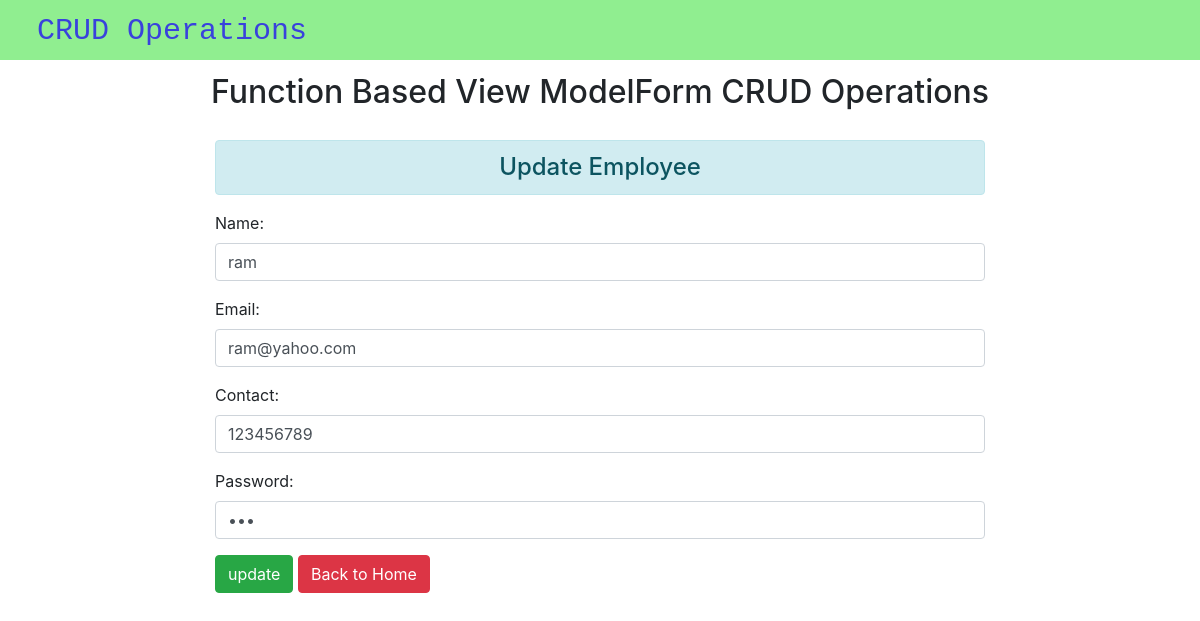
The page /update/14/ on the database its author committed.
### app/models.py (models this page shows)
class EmployeeModel(models.Model):
    name = models.CharField(max_length=50)
    email = models.EmailField(max_length=50,unique=True)
    contact = models.IntegerField(unique=True)
    password = models.CharField(max_length=30)

### app/views.py (the view)
# urls.py: path('update/<int:id>/',views.update,name='update'),
def update(request,id):
    if request.method == 'POST':
        up = EmployeeModel.objects.get(pk=id)
        fo = Employee(request.POST,instance=up)
        if fo.is_valid():
            fo.save()
    else:
        up = EmployeeModel.objects.get(pk=id)
        fo = Employee(instance=up)
    return render(request,'update.html',{'form':fo})

### app/forms.py
class Employee(forms.ModelForm):
    class Meta:
        model= EmployeeModel
        fields = "__all__"
        widgets = {
            'name': forms.TextInput(attrs={'class':'form-control'}),
            'email': forms.EmailInput(attrs={'class':'form-control'}),
            'contact': forms.NumberInput(attrs={'class':'form-control'}),
            'password': forms.PasswordInput(render_value=True,attrs={'class':'form-control'}),
        }

### templates/update.html (shortened to what this page needs)
{% extends 'common.html' %}
 {% block balu %}
     <div class="row">
     <div class="col-sm-8 offset-2">
          <h4 class="text-center alert alert-info">Update Employee </h4>
     <form action="" method="post">
     {{ form.as_p }}
     <input type="submit" class="btn btn-success" value="update">
     <a href="{% url 'show' %}" class="btn btn-danger">Back to Home</a>
     </form>
     </div>
     </div>
 {% endblock %}

### rows shown on the page
EmployeeModel: name "ram", email "ram@yahoo.com", contact "123456789"
